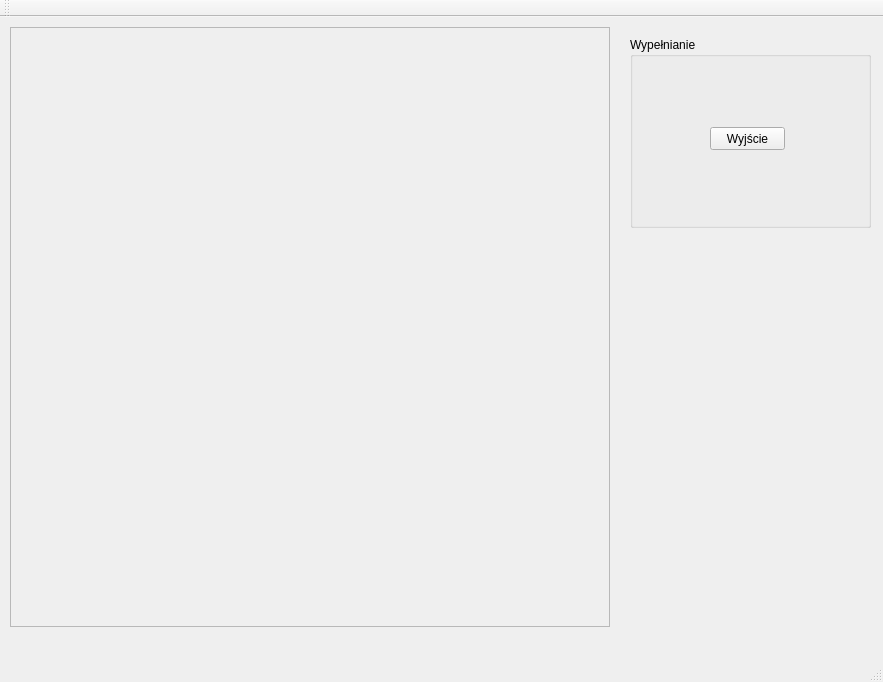
<?xml version="1.0" encoding="UTF-8"?>
<ui version="4.0">
 <class>MyWindow</class>
 <widget class="QMainWindow" name="MyWindow">
  <property name="geometry">
   <rect>
    <x>0</x>
    <y>0</y>
    <width>883</width>
    <height>682</height>
   </rect>
  </property>
  <property name="windowTitle">
   <string>MyWindow</string>
  </property>
  <widget class="QWidget" name="centralWidget">
   <widget class="QFrame" name="rysujFrame">
    <property name="geometry">
     <rect>
      <x>10</x>
      <y>10</y>
      <width>600</width>
      <height>600</height>
     </rect>
    </property>
    <property name="frameShape">
     <enum>QFrame::StyledPanel</enum>
    </property>
    <property name="frameShadow">
     <enum>QFrame::Raised</enum>
    </property>
   </widget>
   <widget class="QGroupBox" name="groupBox">
    <property name="geometry">
     <rect>
      <x>630</x>
      <y>20</y>
      <width>241</width>
      <height>191</height>
     </rect>
    </property>
    <property name="title">
     <string>Wypełnianie</string>
    </property>
    <widget class="QPushButton" name="exitButton">
     <property name="geometry">
      <rect>
       <x>80</x>
       <y>90</y>
       <width>75</width>
       <height>23</height>
      </rect>
     </property>
     <property name="text">
      <string>Wyjście</string>
     </property>
    </widget>
   </widget>
  </widget>
  <widget class="QMenuBar" name="menuBar">
   <property name="geometry">
    <rect>
     <x>0</x>
     <y>0</y>
     <width>883</width>
     <height>26</height>
    </rect>
   </property>
  </widget>
  <widget class="QToolBar" name="mainToolBar">
   <attribute name="toolBarArea">
    <enum>TopToolBarArea</enum>
   </attribute>
   <attribute name="toolBarBreak">
    <bool>false</bool>
   </attribute>
  </widget>
  <widget class="QStatusBar" name="statusBar"/>
 </widget>
 <layoutdefault spacing="6" margin="11"/>
 <resources/>
 <connections/>
</ui>
